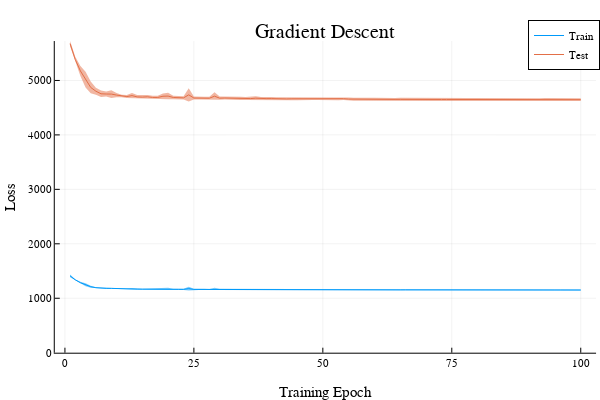

Write notebook code for a chart like this one.
### Markdown cell above
This appears to have made things slightly worse. Maybe we should try a different optimizer? How about classic gradient descent.

### Code cell
if CONFIG["neural-networks"]["run-experiments"]
    
    run_times["neural-net-training"]["gradient-descent"] = @elapsed begin
        Random.seed!(42)
        
        nn_model = Chain(
            Dense(18 => 15, relu),
            Dense(15 => 11),
            softmax
        )
        
        training_log["neural-net"]["gradient-descent"] = cross_validate_nn(
            nn_model,
            general_training_states,
            general_training_strategies;
            cv_folds=5,
            epochs=100,
            optimizer=Flux.Descent(0.05),
            loss_metric=Flux.crossentropy
        )
                
    end
    save_training_log()
    save_run_times()
end

println("""Run time: $(round(run_times["neural-net-training"]["gradient-descent"]/60,digits=2)) min""")
plot_nn_cv_curves(training_log["neural-net"]["gradient-descent"];title="Gradient Descent")

### Figure 1 — Plotly figure (JSON) as saved in the notebook; plotly's stock layout.template omitted (floating-point values rounded to 4 significant figures; data arrays with more than 128 entries replaced by an {"elided": "..."} marker saying what was removed)
{"data": [{"colorbar": {"title": ""}, "fill": "tozeroy", "fillcolor": "rgba(0, 154, 250, 0.500)", "legendgroup": "Train", "line": {"color": "rgba(0, 154, 250, 1.000)", "dash": "solid", "shape": "linear", "width": 0}, "mode": "lines", "name": "Train", "showlegend": false, "type": "scatter", "x": {"elided": "200 int values"}, "xaxis": "x", "y": {"elided": "200 float values"}, "yaxis": "y", "zmax": null, "zmin": null}, {"colorbar": {"title": ""}, "fillrange": {"elided": "2x100 float values"}, "legendgroup": "Train", "line": {"color": "rgba(0, 154, 250, 1.000)", "dash": "solid", "shape": "linear", "width": 1}, "mode": "lines", "name": "Train", "showlegend": true, "type": "scatter", "x": [1, 2, 3, 4, 5, 6, 7, 8, 9, 10, 11, 12, 13, 14, 15, 16, 17, 18, 19, 20, 21, 22, 23, 24, 25, 26, 27, 28, 29, 30, 31, 32, 33, 34, 35, 36, 37, 38, 39, 40, 41, 42, 43, 44, 45, 46, 47, 48, 49, 50, 51, 52, 53, 54, 55, 56, 57, 58, 59, 60, 61, 62, 63, 64, 65, 66, 67, 68, 69, 70, 71, 72, 73, 74, 75, 76, 77, 78, 79, 80, 81, 82, 83, 84, 85, 86, 87, 88, 89, 90, 91, 92, 93, 94, 95, 96, 97, 98, 99, 100], "xaxis": "x", "y": [1411.0, 1338.0, 1286.0, 1247.0, 1212.0, 1194.0, 1183.0, 1182.0, 1181.0, 1177.0, 1173.0, 1170.0, 1175.0, 1169.0, 1167.0, 1169.0, 1166.0, 1165.0, 1171.0, 1172.0, 1165.0, 1164.0, 1163.0, 1177.0, 1162.0, 1162.0, 1162.0, 1161.0, 1171.0, 1162.0, 1162.0, 1161.0, 1161.0, 1161.0, 1159.0, 1159.0, 1161.0, 1159.0, 1159.0, 1159.0, 1158.0, 1158.0, 1157.0, 1158.0, 1158.0, 1159.0, 1157.0, 1158.0, 1158.0, 1156.0, 1157.0, 1156.0, 1157.0, 1158.0, 1156.0, 1155.0, 1155.0, 1154.0, 1154.0, 1154.0, 1154.0, 1154.0, 1154.0, 1154.0, 1154.0, 1154.0, 1153.0, 1153.0, 1153.0, 1153.0, 1153.0, 1153.0, 1153.0, 1153.0, 1153.0, 1153.0, 1153.0, 1153.0, 1153.0, 1152.0, 1152.0, 1152.0, 1152.0, 1152.0, 1152.0, 1152.0, 1152.0, 1152.0, 1152.0, 1152.0, 1152.0, 1152.0, 1152.0, 1152.0, 1152.0, 1152.0, 1152.0, 1151.0, 1151.0, 1151.0], "yaxis": "y", "zmax": null, "zmin": null}, {"colorbar": {"title": ""}, "fill": "tozeroy", "fillcolor": "rgba(227, 111, 71, 0.500)", "legendgroup": "Test", "line": {"color": "rgba(227, 111, 71, 1.000)", "dash": "solid", "shape": "linear", "width": 0}, "mode": "lines", "name": "Test", "showlegend": false, "type": "scatter", "x": {"elided": "200 int values"}, "xaxis": "x", "y": {"elided": "200 float values"}, "yaxis": "y", "zmax": null, "zmin": null}, {"colorbar": {"title": ""}, "fillrange": {"elided": "2x100 float values"}, "legendgroup": "Test", "line": {"color": "rgba(227, 111, 71, 1.000)", "dash": "solid", "shape": "linear", "width": 1}, "mode": "lines", "name": "Test", "showlegend": true, "type": "scatter", "x": [1, 2, 3, 4, 5, 6, 7, 8, 9, 10, 11, 12, 13, 14, 15, 16, 17, 18, 19, 20, 21, 22, 23, 24, 25, 26, 27, 28, 29, 30, 31, 32, 33, 34, 35, 36, 37, 38, 39, 40, 41, 42, 43, 44, 45, 46, 47, 48, 49, 50, 51, 52, 53, 54, 55, 56, 57, 58, 59, 60, 61, 62, 63, 64, 65, 66, 67, 68, 69, 70, 71, 72, 73, 74, 75, 76, 77, 78, 79, 80, 81, 82, 83, 84, 85, 86, 87, 88, 89, 90, 91, 92, 93, 94, 95, 96, 97, 98, 99, 100], "xaxis": "x", "y": [5676.0, 5385.0, 5174.0, 5014.0, 4872.0, 4803.0, 4755.0, 4751.0, 4750.0, 4731.0, 4715.0, 4704.0, 4721.0, 4698.0, 4694.0, 4700.0, 4688.0, 4688.0, 4710.0, 4713.0, 4687.0, 4683.0, 4680.0, 4735.0, 4677.0, 4676.0, 4676.0, 4674.0, 4711.0, 4675.0, 4678.0, 4674.0, 4673.0, 4671.0, 4668.0, 4667.0, 4674.0, 4667.0, 4666.0, 4667.0, 4662.0, 4663.0, 4661.0, 4663.0, 4664.0, 4668.0, 4664.0, 4666.0, 4664.0, 4662.0, 4661.0, 4661.0, 4662.0, 4665.0, 4658.0, 4656.0, 4655.0, 4654.0, 4655.0, 4655.0, 4653.0, 4653.0, 4653.0, 4652.0, 4652.0, 4654.0, 4651.0, 4651.0, 4652.0, 4651.0, 4651.0, 4651.0, 4651.0, 4651.0, 4650.0, 4650.0, 4649.0, 4650.0, 4648.0, 4649.0, 4649.0, 4648.0, 4651.0, 4649.0, 4650.0, 4648.0, 4649.0, 4649.0, 4648.0, 4648.0, 4648.0, 4648.0, 4649.0, 4649.0, 4648.0, 4649.0, 4649.0, 4648.0, 4648.0, 4647.0], "yaxis": "y", "zmax": null, "zmin": null}], "layout": {"annotations": [{"font": {"color": "rgba(0, 0, 0, 1.000)", "family": "sans-serif", "size": 20}, "rotation": 0, "showarrow": false, "text": "Gradient Descent", "x": 0.5424, "xanchor": "center", "xref": "paper", "y": 1, "yanchor": "top", "yref": "paper"}], "height": 400, "legend": {"bgcolor": "rgba(255, 255, 255, 1.000)", "bordercolor": "rgba(0, 0, 0, 1.000)", "borderwidth": 1, "font": {"color": "rgba(0, 0, 0, 1.000)", "family": "sans-serif", "size": 11}, "title": {"font": {"color": "rgba(0, 0, 0, 1.000)", "family": "sans-serif", "size": 15}, "text": ""}, "tracegroupgap": 0, "traceorder": "normal", "x": 1, "xanchor": "auto", "y": 1, "yanchor": "auto"}, "margin": {"b": 20, "l": 0, "r": 0, "t": 20}, "paper_bgcolor": "rgba(255, 255, 255, 1.000)", "plot_bgcolor": "rgba(255, 255, 255, 1.000)", "showlegend": true, "width": 600, "xaxis": {"anchor": "y", "domain": [0.09128, 0.9934], "gridcolor": "rgba(0, 0, 0, 0.100)", "gridwidth": 0.5, "linecolor": "rgba(0, 0, 0, 1.000)", "mirror": false, "range": [-1.97, 103.0], "showgrid": true, "showline": true, "showticklabels": true, "tickangle": 0, "tickcolor": "rgb(0, 0, 0)", "tickfont": {"color": "rgba(0, 0, 0, 1.000)", "family": "sans-serif", "size": 11}, "tickmode": "array", "ticks": "inside", "ticktext": ["0", "25", "50", "75", "100"], "tickvals": [0, 25, 50, 75, 100], "title": "Training Epoch", "titlefont": {"color": "rgba(0, 0, 0, 1.000)", "family": "sans-serif", "size": 15}, "type": "-", "visible": true, "zeroline": false, "zerolinecolor": "rgba(0, 0, 0, 1.000)"}, "yaxis": {"anchor": "x", "domain": [0.07581, 0.9415], "gridcolor": "rgba(0, 0, 0, 0.100)", "gridwidth": 0.5, "linecolor": "rgba(0, 0, 0, 1.000)", "mirror": false, "range": [0, 5724.0], "showgrid": true, "showline": true, "showticklabels": true, "tickangle": 0, "tickcolor": "rgb(0, 0, 0)", "tickfont": {"color": "rgba(0, 0, 0, 1.000)", "family": "sans-serif", "size": 11}, "tickmode": "array", "ticks": "inside", "ticktext": ["0", "1000", "2000", "3000", "4000", "5000"], "tickvals": [0, 1000, 2000, 3000, 4000, 5000], "title": "Loss", "titlefont": {"color": "rgba(0, 0, 0, 1.000)", "family": "sans-serif", "size": 15}, "type": "-", "visible": true, "zeroline": false, "zerolinecolor": "rgba(0, 0, 0, 1.000)"}}}
